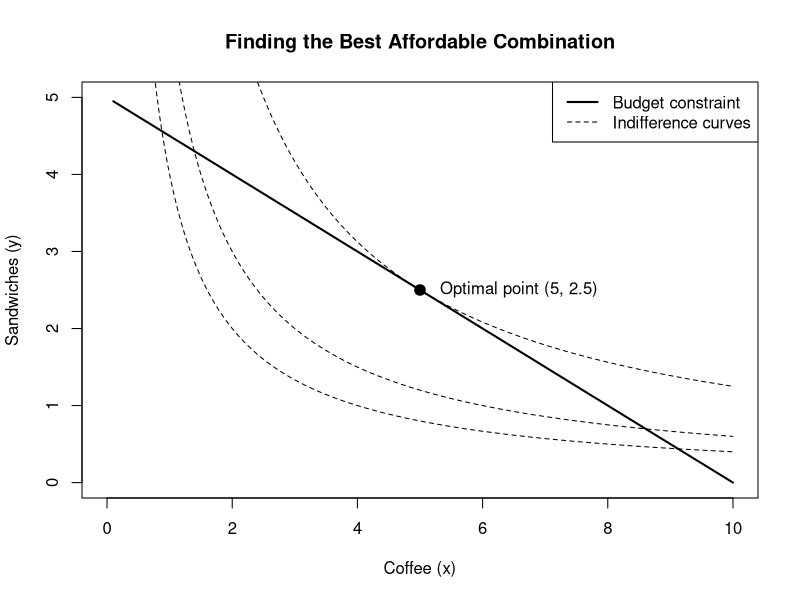

Write R code to recreate this figure.
## ---- chunk 1
#| label: fig-budget
#| fig-cap: "Budget constraint and indifference curves"
#| echo: false

x <- seq(0.1, 10, length.out = 500)

# Budget line
budget <- 5 - 0.5 * x

# Indifference curves: U(x,y) = sqrt(xy)
u1 <- 2
u2 <- sqrt(6)
u3 <- sqrt(12.5)

y1 <- u1^2 / x
y2 <- u2^2 / x
y3 <- u3^2 / x

plot(
  x, budget,
  type = "l",
  lwd = 2,
  xlim = c(0, 10),
  ylim = c(0, 5),
  xlab = "Coffee (x)",
  ylab = "Sandwiches (y)",
  main = "Finding the Best Affordable Combination"
)

lines(x, y1, lty = 2)
lines(x, y2, lty = 2)
lines(x, y3, lty = 2)

points(5, 2.5, pch = 19, cex = 1.4)

text(5, 2.5, "  Optimal point (5, 2.5)", pos = 4)

legend(
  "topright",
  legend = c("Budget constraint", "Indifference curves"),
  lty = c(1, 2),
  lwd = c(2, 1)
)
